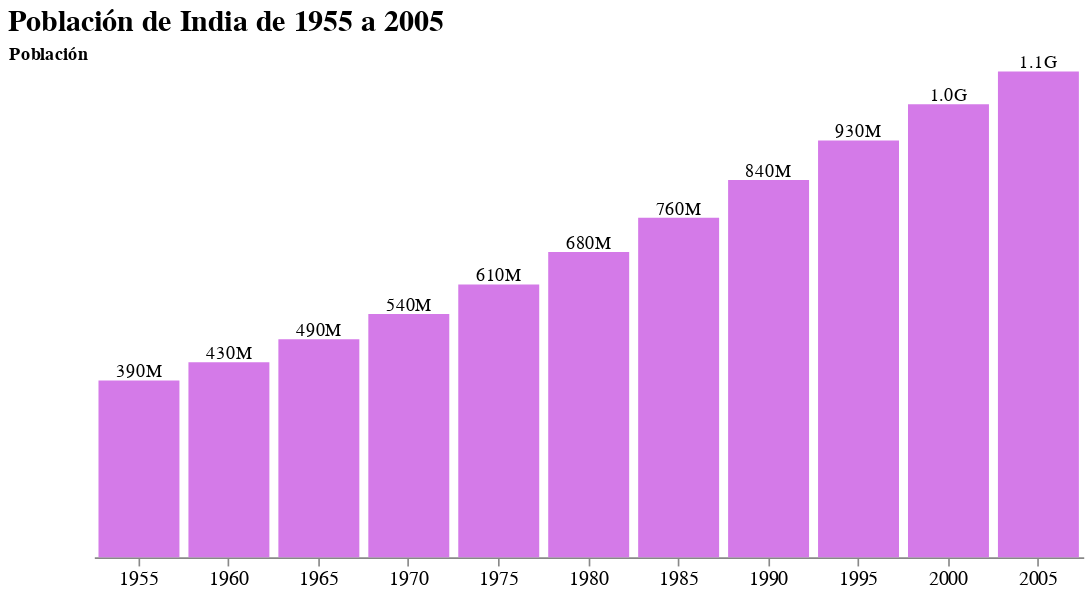

The cell this chart's notebook holds for it:
### Code cell
grafico_final.properties(
    title = f"Población de {mi_pais} de 1955 a 2005",
    width = 600,
).configure_title(
    fontSize = 18,
    anchor = 'start',
).configure_view(
    strokeWidth=0
)

### Figure 1 — Vega-Lite specification as saved in the notebook (floating-point values rounded to 4 significant figures)
{"config": {"view": {"continuousWidth": 400, "continuousHeight": 300, "strokeWidth": 0}, "title": {"anchor": "start", "fontSize": 18}}, "layer": [{"mark": {"type": "bar", "fill": "#D47AE8"}, "encoding": {"x": {"axis": {"labelAngle": 0, "labelFontSize": 12}, "field": "year", "title": "", "type": "ordinal"}, "y": {"axis": {"domain": false, "format": ".2s", "grid": false, "labels": false, "ticks": false, "titleAnchor": "end", "titleAngle": 0}, "field": "pop", "title": "Población", "type": "quantitative"}}}, {"mark": {"type": "text", "dy": -5}, "encoding": {"text": {"field": "pop", "format": ".2s", "type": "quantitative"}, "x": {"axis": {"labelAngle": 0, "labelFontSize": 12}, "field": "year", "title": "", "type": "ordinal"}, "y": {"axis": {"domain": false, "format": ".2s", "grid": false, "labels": false, "ticks": false, "titleAnchor": "end", "titleAngle": 0}, "field": "pop", "title": "Población", "type": "quantitative"}}}], "data": {"name": "data-b3b19feb74daff1b6519ffdda6731053"}, "title": "Población de India de 1955 a 2005", "width": 600, "$schema": "https://vega.github.io/schema/vega-lite/v4.17.0.json", "datasets": {"data-b3b19feb74daff1b6519ffdda6731053": [{"year": 1955, "country": "India", "cluster": 0, "pop": 393000000, "life_expect": 40.25, "fertility": 5.896}, {"year": 1960, "country": "India", "cluster": 0, "pop": 434000000, "life_expect": 43.6, "fertility": 5.822}, {"year": 1965, "country": "India", "cluster": 0, "pop": 485000000, "life_expect": 47.19, "fertility": 5.606}, {"year": 1970, "country": "India", "cluster": 0, "pop": 541000000, "life_expect": 50.65, "fertility": 5.264}, {"year": 1975, "country": "India", "cluster": 0, "pop": 607000000, "life_expect": 54.21, "fertility": 4.889}, {"year": 1980, "country": "India", "cluster": 0, "pop": 679000000, "life_expect": 56.6, "fertility": 4.497}, {"year": 1985, "country": "India", "cluster": 0, "pop": 755000000, "life_expect": 58.55, "fertility": 4.15}, {"year": 1990, "country": "India", "cluster": 0, "pop": 839000000, "life_expect": 60.22, "fertility": 3.865}, {"year": 1995, "country": "India", "cluster": 0, "pop": 927000000, "life_expect": 61.77, "fertility": 3.455}, {"year": 2000, "country": "India", "cluster": 0, "pop": 1007702000, "life_expect": 62.88, "fertility": 3.113}, {"year": 2005, "country": "India", "cluster": 0, "pop": 1080264388, "life_expect": 64.7, "fertility": 2.807}]}}
